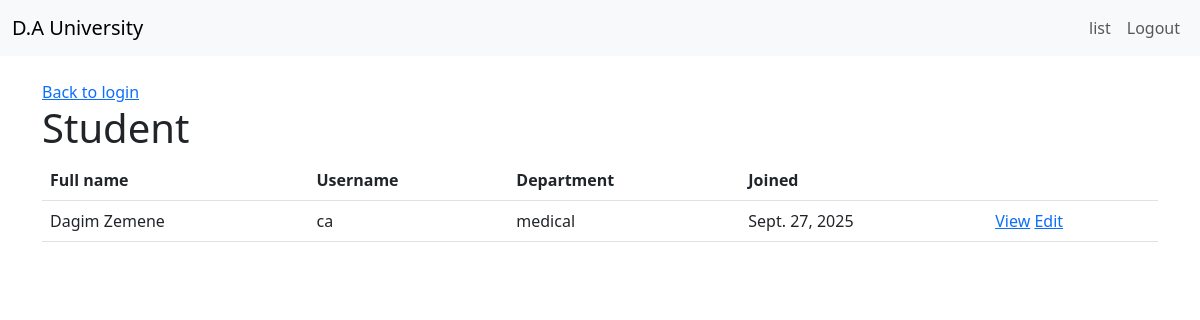
/students/ (signed in), run on the app's committed database.
### accounts/models.py (models this page shows, shortened)
class Student_user(models.Model):
    user = models.OneToOneField(User, on_delete=models.CASCADE)
    department = models.CharField(max_length=100)
    date_joined = models.DateField(auto_now_add=True,)

class User(AbstractUser):
    USER_TYPES =(
        ('admin', 'Admin'),
        ('staff', 'Staff'),
        ('student', 'Student'),
    )
    user_type = models.CharField(max_length=50, choices=USER_TYPES)
    full_name = models.CharField(max_length=100, null=True)
    registration_Date = models.DateField(auto_now_add=True)

### accounts/views.py (the view)
# urls.py: path('students/', students_list_view, name='students-list-page'),
def students_list_view(request):
    if not request.user.is_authenticated:
        return redirect('login')
    if request.user.user_type not in ("admin", "staff"):
        messages.error(request, "unauthorised access")
        return redirect('home')
    students = (
        Student_user.objects
        .select_related("user")
        .order_by("user__full_name")
    )
    return render(request, "accounts/students_list.html", {"students": students})

### accounts/Templates/accounts/students_list.html
{% extends "accounts/base.html" %}
{% block content %}
<a href="{% url 'login' %}">Back to login</a>
<h1>Student</h1>
<table class="table ">
  <thead>
    <tr>
      <th>Full name</th>
      <th>Username</th>
      <th>Department</th>
      <th>Joined</th>
      <th></th>
    </tr>
  </thead>
  <tbody>
    {% for s in students %}
    <tr>
      <td>{{ s.user.full_name }}</td>
      <td>{{ s.user.username }}</td>
      <td>{{ s.department }}</td>
      <td>{{ s.date_joined }}</td>
      <td>
        <a  href="{% url 'student-detail-page' user_id=s.user.id %} ">View</a>
        <a  href="{% url 'student-edit-page' user_id=s.user.id %}">Edit</a>
      </td>
    </tr>
    {% empty %}
    <tr>
        <td>No students found.</td>
    </tr>
    {% endfor %}
  </tbody>
</table>
{% endblock %}

### accounts/Templates/accounts/base.html (style rules this page uses)
body { background-color: #a7a7a7; }

### data on the page
Student_user: user.full_name "Dagim Zemene", user.username "ca", department "medical", date_joined "Sept. 27, 2025"
